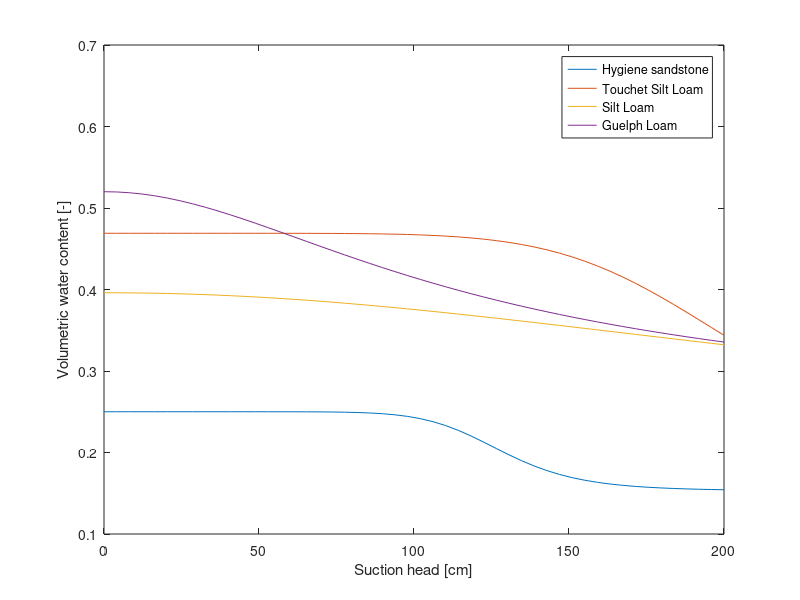

Source code (MATLAB):
function retention
% Retention curve examples     
%    using MATLAB                    
%
%   $Ekkehard Holzbecher  $Date: 2006/07/13 $
%
% Soil data from Hornberger and Wiberg, 2005
%--------------------------------------------------------------------------
qr = [0.153 0.19 0.131 0.218];
f = [0.25 0.469 0.396 0.52];
n = [10.4 7.09 2.06 2.03];
a = [0.0079 0.005 0.00423 0.0115];
p = linspace (0,200,50); 

figure
for i = 1:4
    m=1-(1/n(i));
    q = qr(i)+((f(i)-qr(i))./(((p.*a(i)).^n(i))+1).^m);
    plot (p,q);
    hold on;
end
legend ('Hygiene sandstone','Touchet Silt Loam','Silt Loam','Guelph Loam');
xlabel ('Suction head [cm]');
ylabel ('Volumetric water content [-]');
